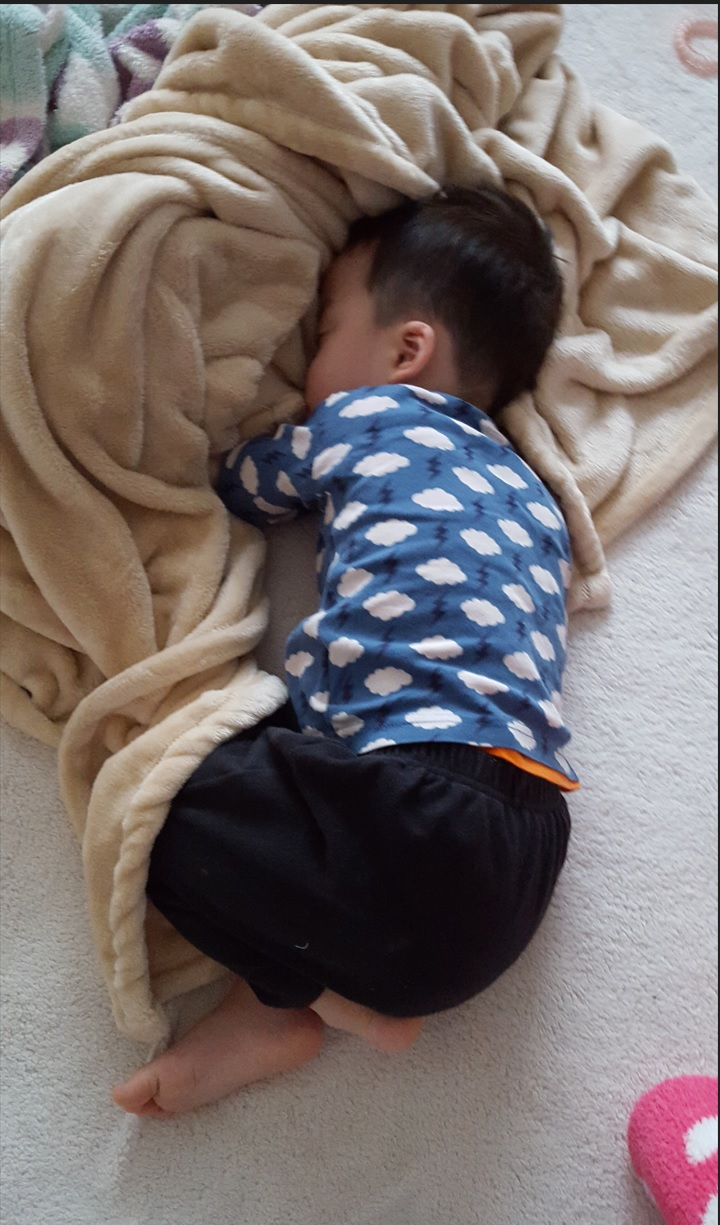
#> input picture img/Chris04.jpg, 720 x 1225 px
$ python 406_bgr2gray_scale.py
#> lines starting #> are read from the running program, lines starting #| are printed output that depends on the picture
# Import required libraries
import cv2      # OpenCV library for image processing
import numpy as np    # NumPy library for numerical operations

# Read the input image in BGR format
img = cv2.imread('../img/Chris04.jpg')
#> img is the input picture: shape (1225, 720, 3); mean B, G, R 110.6, 112.3, 122

# Method 1: Manual Grayscale Conversion
# Convert image to 16-bit to prevent overflow during addition
img2 = img.astype(np.uint16)

# Split the image into its BGR channels
# b: Blue channel
# g: Green channel
# r: Red channel
b,g,r = cv2.split(img2)
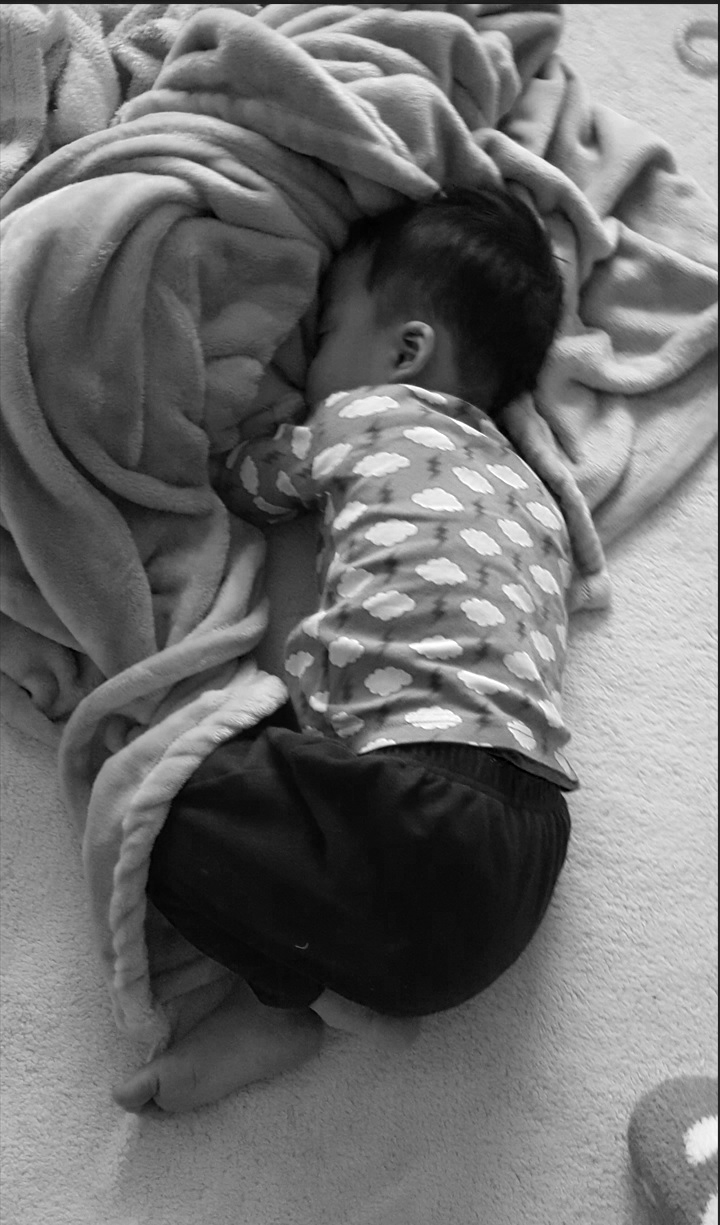
#> b: shape (1225, 720) uint16; min 0, max 255, mean 110.6
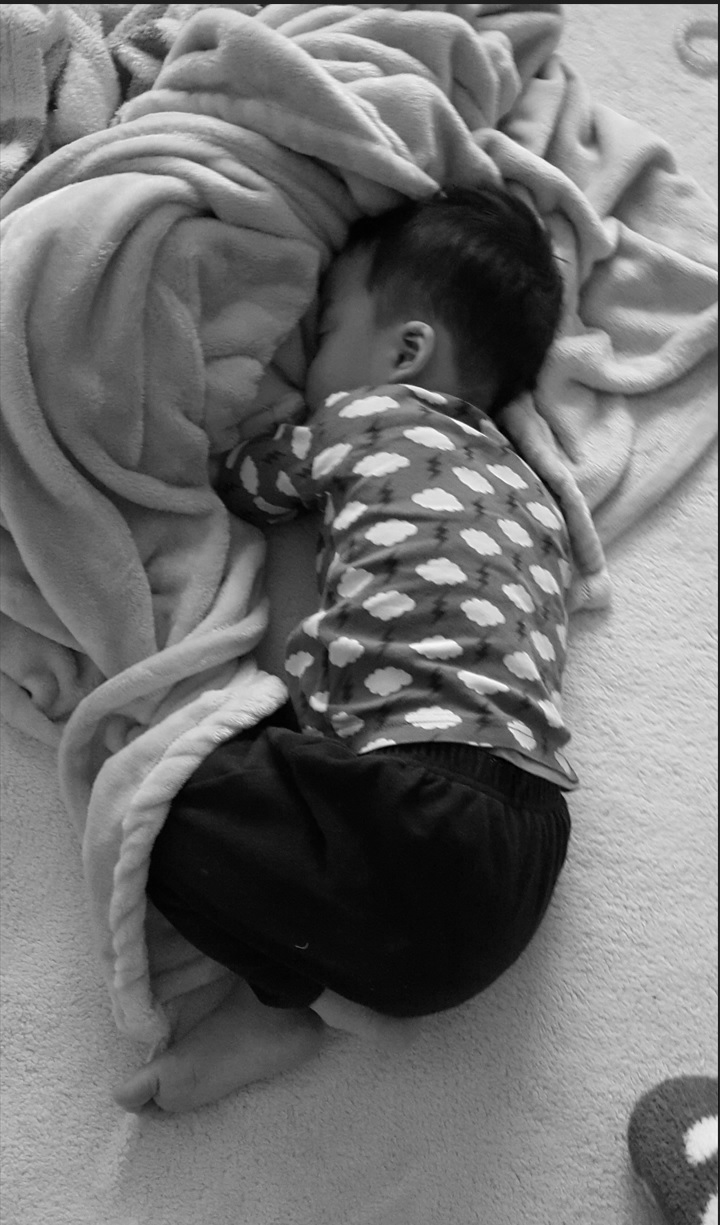
#> g: shape (1225, 720) uint16; min 0, max 255, mean 112.3
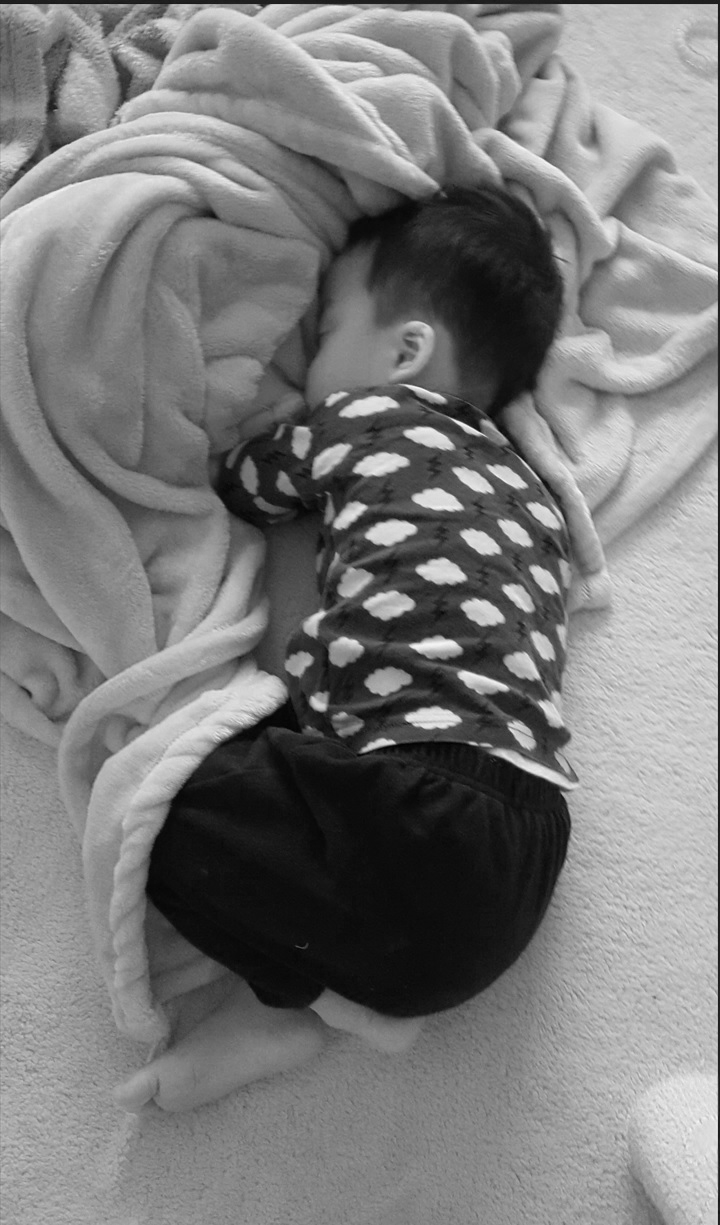
#> r: shape (1225, 720) uint16; min 0, max 248, mean 122

# Calculate grayscale by averaging all channels
# (B + G + R) / 3
# Convert back to 8-bit format for display
gray1 = ((b + g + r)/3).astype(np.uint8)

# Method 2: OpenCV's Built-in Conversion
# Uses weighted formula: 0.299R + 0.587G + 0.114B
# This better represents human perception of brightness
gray2 = cv2.cvtColor(img, cv2.COLOR_BGR2GRAY)

# Display all versions of the image
cv2.imshow('original', img)    # Original BGR image
cv2.imshow('gray1', gray1)     # Simple average grayscale
cv2.imshow('gray2', gray2)     # Weighted grayscale (OpenCV method)

# Wait for any key press (0 means wait indefinitely)
cv2.waitKey(0)

# Clean up and close all windows
cv2.destroyAllWindows()

$ run again, with img/Chris01.jpg copied over img/Chris04.jpg
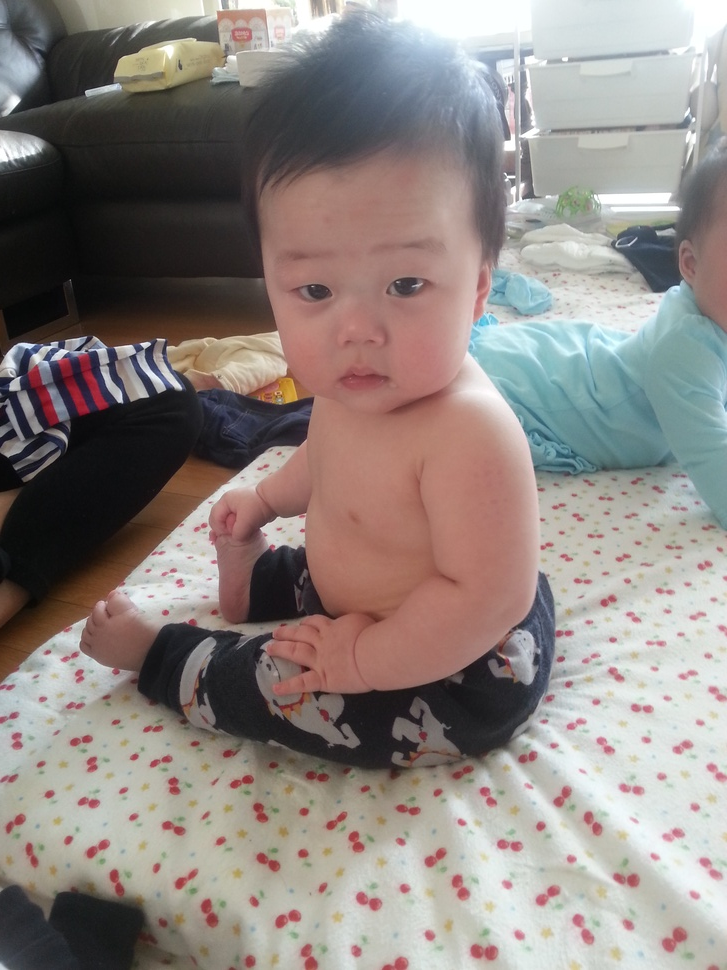
#> input picture img/Chris01.jpg, 727 x 970 px, shrunk from 2448 x 3264 before the run
#> img is the input picture: shape (970, 727, 3); mean B, G, R 128.7, 132.7, 141.8
#> `b,g,r = cv2.split(img2)`:
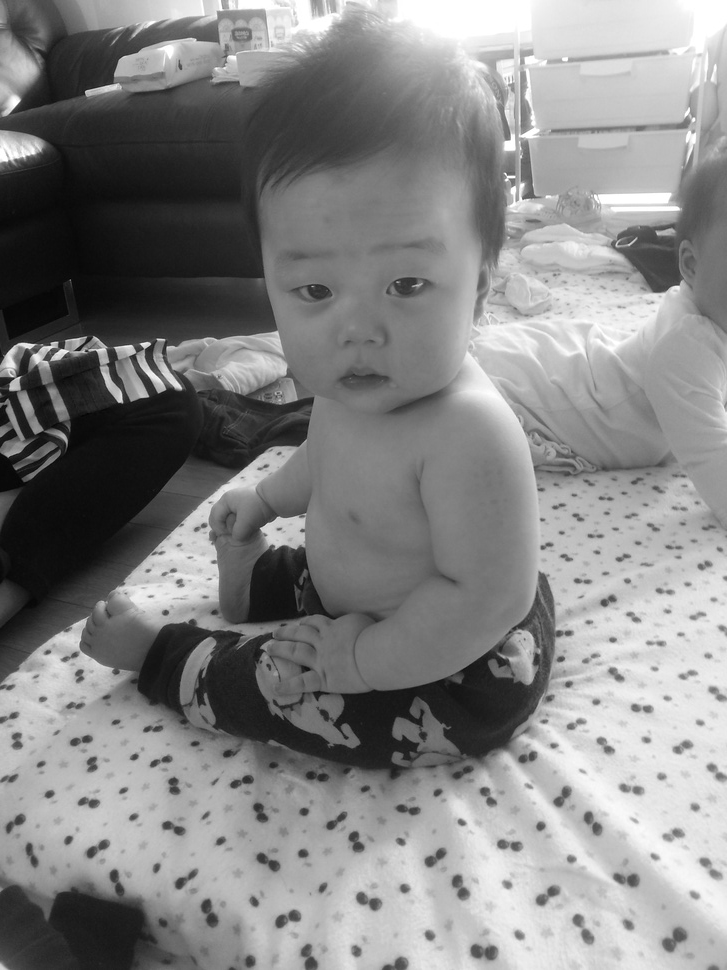
#> g: shape (970, 727) uint16; min 0, max 255, mean 132.7
#> `b,g,r = cv2.split(img2)`:
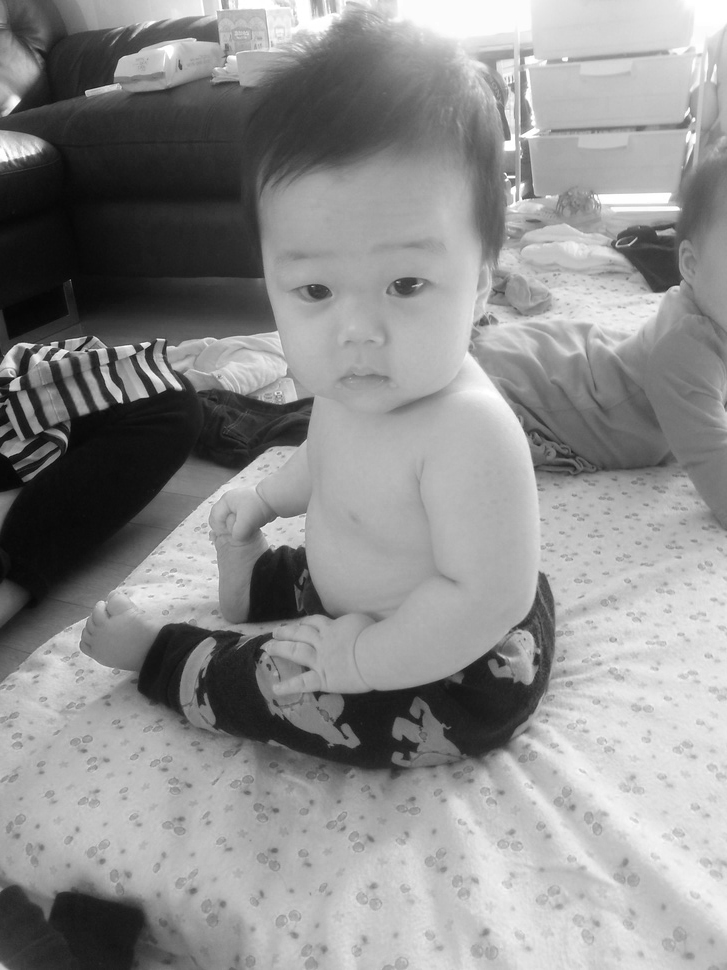
#> r: shape (970, 727) uint16; min 1, max 255, mean 141.8
